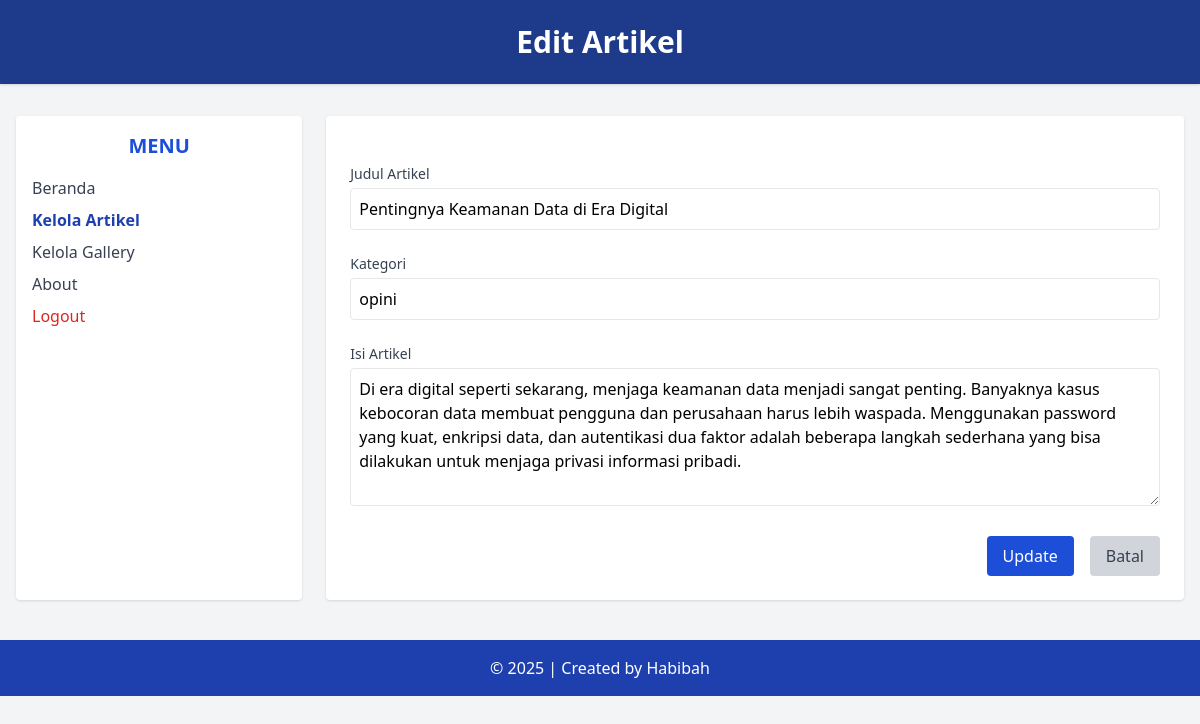
/admin/edit_artikel.php?id_artikel=5 (signed in), run on the app's committed database.
### tables this page shows
CREATE TABLE `tbl_artikel` (
  `id_artikel` int(5) NOT NULL,
  `nama_artikel` text NOT NULL,
  `isi_artikel` text NOT NULL,
  `kategori` varchar(100) NOT NULL
);

### admin/edit_artikel.php (the view, shortened to what this page needs)
<?php
include('../koneksi.php');
$id = $_GET['id_artikel'];
$sql = "SELECT * FROM tbl_artikel WHERE id_artikel = '$id'";
$query = mysqli_query($db, $sql);
$data = mysqli_fetch_array($query);
?>
<!DOCTYPE html>
<html lang="en">
<head>
    <script src="https://cdn.tailwindcss.com"></script>
</head>
<body class="bg-gray-100 min-h-screen">
    <header class="bg-blue-900 text-white text-center py-6 shadow">
        <h1 class="text-3xl font-bold">Edit Artikel</h1>
    </header>
    <div class="flex max-w-7xl mx-auto mt-8 px-4">
        <aside class="w-1/4 bg-white rounded shadow p-4">
            <h2 class="text-xl font-semibold text-blue-700 mb-4 text-center">MENU</h2>
            <ul class="space-y-2 text-gray-700">
                <li><a href="beranda_admin.php" class="block hover:text-blue-600">Beranda</a></li>
                <li><a href="data_artikel.php" class="block font-semibold text-blue-800">Kelola Artikel</a></li>
                <li><a href="data_gallery.php" class="block hover:text-blue-600">Kelola Gallery</a></li>
                <li><a href="about.php" class="block hover:text-blue-600">About</a></li>
                <li>
                    <a href="logout.php" onclick="return confirm('Apakah anda yakin ingin keluar?');"
                        class="block text-red-600 hover:underline font-medium">Logout</a>
                </li>
            </ul>
        </aside>
        <main class="w-3/4 bg-white rounded shadow p-6 ml-6">
            <form action="proses_edit_artikel.php" method="post" class="space-y-6">
                <div>
                    <label for="nama_artikel" class="block text-sm font-medium text-gray-700 mb-1">Judul Artikel</label>
                    <input type="text" id="nama_artikel" name="nama_artikel" required
                        value="<?php echo htmlspecialchars($data['nama_artikel']); ?>"
                        class="w-full p-2 border rounded focus:outline-none focus:ring focus:border-blue-500">
                </div>
                <div>
                    <label for="kategori" class="block text-sm font-medium text-gray-700 mb-1">Kategori</label>
                    <input type="text" id="kategori" name="kategori" required
                        value="<?php echo htmlspecialchars($data['kategori']); ?>"
                        class="w-full p-2 border rounded focus:outline-none focus:ring focus:border-blue-500"
                        placeholder="Contoh: teknologi, opini, kegiatan">
                </div>
                <div>
                    <label for="isi_artikel" class="block text-sm font-medium text-gray-700 mb-1">Isi Artikel</label>
                    <textarea id="isi_artikel" name="isi_artikel" rows="5" required
                        class="w-full p-2 border rounded focus:outline-none focus:ring focus:border-blue-500"><?php echo htmlspecialchars($data['isi_artikel']); ?></textarea>
                </div>
                <div class="flex justify-end space-x-4">
                    <button type="submit"
                        class="bg-blue-700 text-white px-4 py-2 rounded hover:bg-blue-800 transition">Update</button>
                    <a href="data_artikel.php"
                        class="bg-gray-300 text-gray-700 px-4 py-2 rounded hover:bg-gray-400 transition">Batal</a>
                </div>
            </form>
        </main>
    </div>
    <footer class="bg-blue-800 text-white text-center py-4 mt-10">
        &copy; <?php echo date('Y'); ?> | Created by Habibah
    </footer>
</body>
</html>

### data on the page
tbl_artikel: nama_artikel "Pentingnya Keamanan Data di Era Digital", kategori "opini", isi_artikel "Di era digital seperti sekarang, menjaga keamanan data menjadi sangat penting. Banyaknya kasus kebocoran data membuat pengguna dan perusahaan harus lebih waspada. Menggunakan password yang kuat, enkripsi data, dan autentikasi dua faktor adalah beberapa langkah sederhana yang bisa dilakukan untuk menjaga privasi informasi pribadi."
